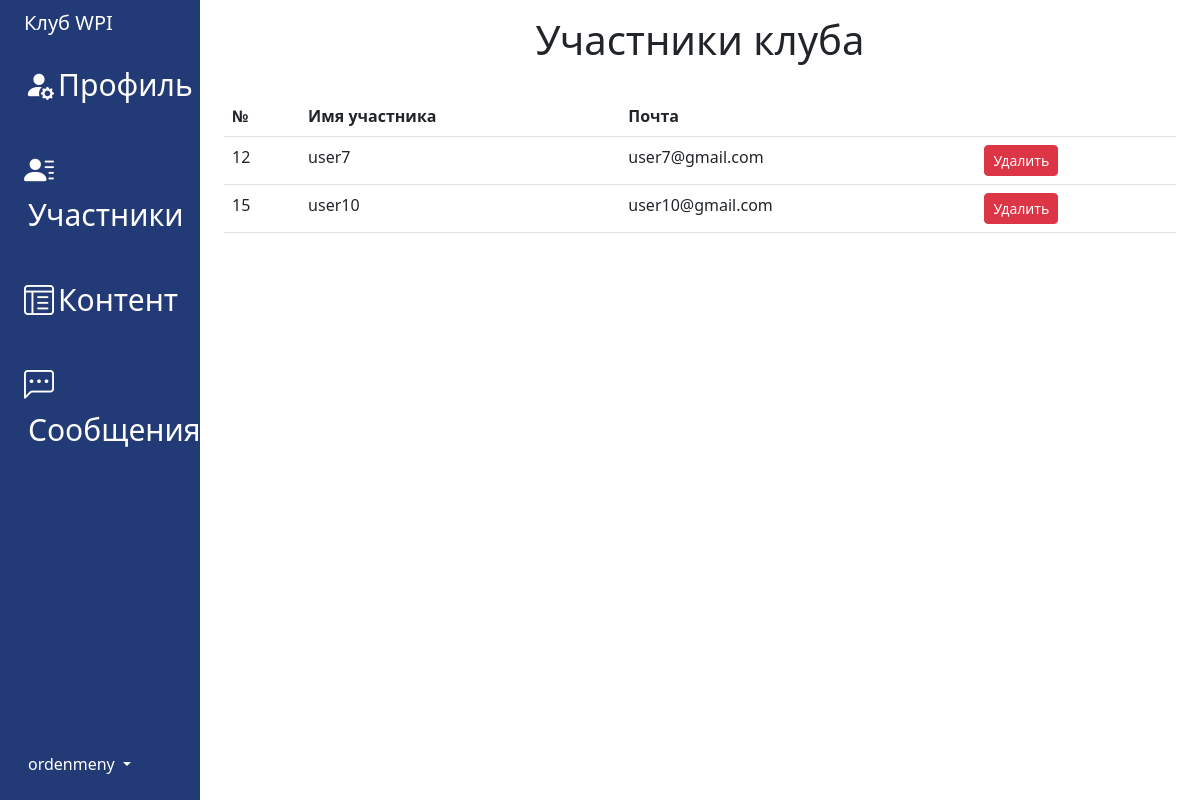
/dashboard/it/members/ (signed in), run on an earlier commit of the app's database.
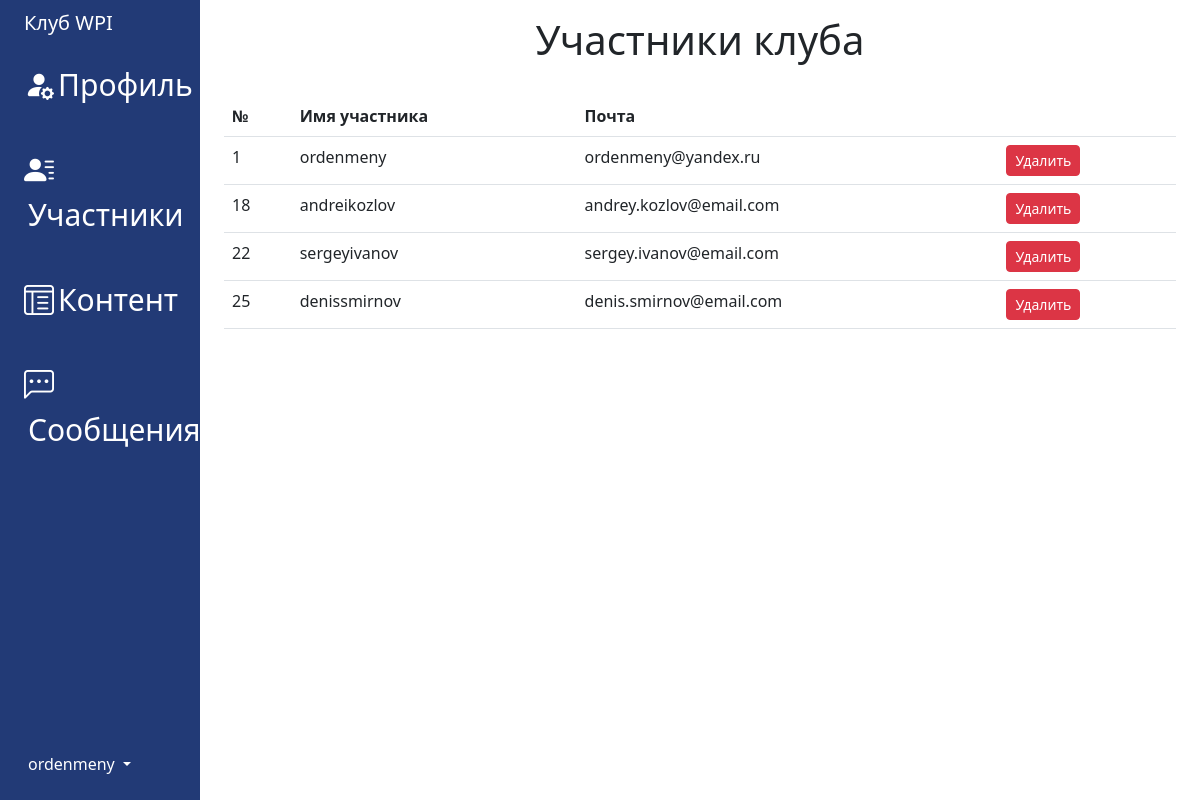
And on a later commit of the database.
### accounts/models.py (models this page shows)
class SignUpModel(AbstractUser):
    pass

### dashboard_app/views.py (the view)
# urls.py: path('<slug:slug_club>/members/', members, name='members'),
@login_required
def members(request, slug_club):
    if check_user_club(request, slug_club):
        messages.success(request, 'Доступ закрыт')
        return check_user_club(request, slug_club)
    club = ClubModel.objects.get(slug_club=slug_club)
    context = {
        'members': club.member.all(),
        'slug_club': slug_club,
        'club_name': club.title_club,
    }
    return render(request, template_name='dashboard_app/members.html', context=context)

### dashboard_app/views.py (called while the page is built)
def check_user_club(request, slug_club):
    if not (request.user == ClubModel.objects.get(slug_club=slug_club).manager):
        return redirect('clubs_app:home_page')
    else:
        return False

### dashboard_app/templates/dashboard_app/members.html
{% extends 'dashboard_app/base.html' %}
{% block content %}
    <h1 class="text-center">Участники клуба</h1><br>
    <div class="table-responsive">
        <table class="table table-hover">
            <thead>
            <tr>
                <th scope="col">№</th>
                <th scope="col">Имя участника</th>
                <th scope="col">Почта</th>
                <th></th>
            </tr>
            </thead>
            <tbody>
            {% for member in members %}
                <tr>
                    <td style="" class="">{{ member.pk }}</td>
                    <td>{{ member.username }}</td>
                    <td>{{ member.email }}</td>
                    <td><a class="btn btn-danger btn-sm" href="{% url 'dashboard_app:delete_member' slug_club=slug_club id_member=member.pk %}">Удалить</a></td>
                </tr>
            {% endfor %}
            </tbody>
        </table>
    </div>
{% endblock content %}

### dashboard_app/templates/dashboard_app/base.html (shortened to what this page needs)
<!doctype html>
<html lang="en" data-bs-theme="auto">
<head>
    {% load static %}
    <link href="https://cdn.jsdelivr.net/npm/bootstrap@5.3.0-alpha2/dist/css/bootstrap.min.css" rel="stylesheet"
>
    <link rel="stylesheet" href="{% static 'css/dashboard.css' %}">
    <link rel="stylesheet" href="https://cdn.jsdelivr.net/npm/bootstrap-icons@1.10.4/font/bootstrap-icons.css">
    <link rel="stylesheet" href="{% static 'ckeditor/ckeditor.css' %}">
</head>
<body>
<div class="container-fluid">
    <div class="row flex-nowrap" style="min-width: 500px">
        <div class="col-auto col-md-3 col-xl-2 px-sm-2 px-0" style="background: #223A76 !important;">
            <div class="d-flex flex-column align-items-center align-items-sm-start px-3 pt-2 text-white min-vh-100">
                <a href="/" class="d-flex align-items-center pb-3 mb-md-0 me-md-auto text-white text-decoration-none">
                    <span class="fs-5 d-none d-sm-inline elements-menu" style="display: block">{{ club_name }}</span>
                </a>
                <ul class="nav nav-pills flex-column mb-sm-auto mb-0 align-items-center align-items-sm-start" id="menu">
                    <li class="nav-item">
                        <a href="{% url 'dashboard_app:profile' slug_club %}"
                           class="nav-link align-middle px-0 elements-menu">
                            <i class="bi bi-person-fill-gear"></i><span class="ms-1 d-none d-sm-inline">Профиль</span>
                        </a>
                    </li>
                    <br>
                    <li class="nav-item">
                        <a href="{% url 'dashboard_app:members' slug_club %}"
                           class="nav-link align-middle px-0 elements-menu">
                            <i class="bi bi-person-lines-fill"></i><span
                                class="ms-1 d-none d-sm-inline">Участники</span>
                        </a>
                    </li>
                    <br>
                    <li class="nav-item">
                        <a href="{% url 'dashboard_app:add_article' slug_club %}"
                           class="nav-link align-middle px-0 elements-menu">
                            <i class="bi bi-layout-text-window-reverse"></i><span class="ms-1 d-none d-sm-inline">Контент</span>
                        </a>
                    </li>
                    <br>
                    <li class="nav-item">
                        <a href="{% url 'dashboard_app:message' slug_club %}" class="nav-link align-middle px-0 elements-menu">
                            <i class="bi bi-chat-left-dots"></i><span class="ms-1 d-none d-sm-inline">Сообщения</span>
                        </a>
                    </li>
                    <br>
                </ul>
                <div class="dropdown pb-4">
                    <a href="#" class="d-flex align-items-center text-white text-decoration-none dropdown-toggle"
                       id="dropdownUser1" data-bs-toggle="dropdown" aria-expanded="false">
                        <span class="d-none d-sm-inline mx-1">{{ request.user }}</span>
                    </a>
                </div>
            </div>
        </div>
        <div class="col py-3">
            <div class="container">
                {% block content %}
                {% endblock %}
            </div>
        </div>
    </div>
</div>
</body>
</html>

What changed in the data, as far as the page shows it:
removed SignUpModel: pk "12", username "user7", email "user7@gmail.com"
removed SignUpModel: pk "15", username "user10", email "user10@gmail.com"
now on one of the page's lists (row edited): SignUpModel: pk "1", username "ordenmeny", email "ordenmeny@yandex.ru"
added SignUpModel: pk "18", username "andreikozlov", email "andrey.kozlov@email.com"
added SignUpModel: pk "22", username "sergeyivanov", email "sergey.ivanov@email.com"
added SignUpModel: pk "25", username "denissmirnov", email "denis.smirnov@email.com"
